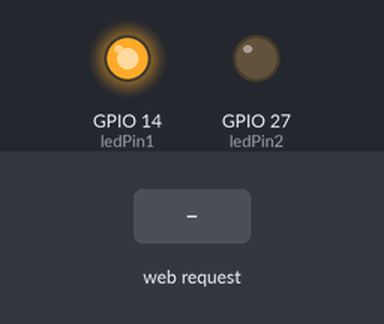
Recording of a sketch running on a simulated ESP32. On the bench: output pins drawn as LEDs (lit = HIGH). The test bench sets the inputs (shaded band). What the sketch prints to the serial monitor is not drawn.

Above: at 1.2 s.
1.3 s: HTTP request GET /desliga1 received
At 2.0 s:
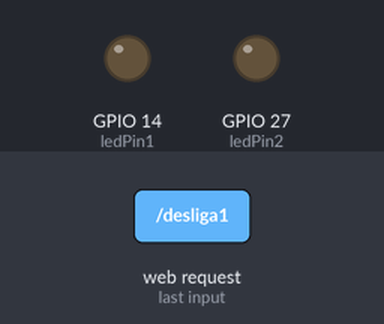
2.8 s: HTTP request GET /liga2 received
At 3.2 s:
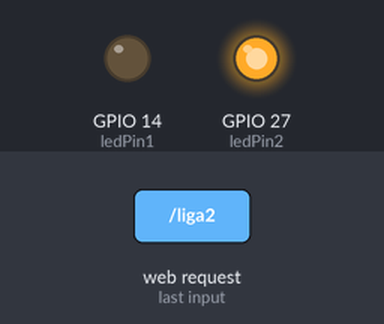
4.3 s: HTTP request GET /liga1 received
At 5.5 s:
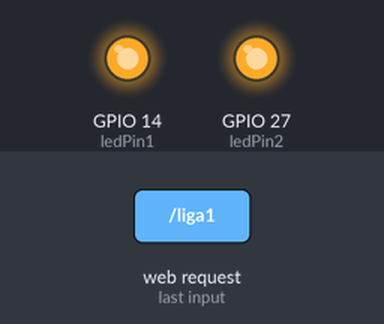
5.8 s: HTTP request GET /desliga2 received
At 6.7 s:
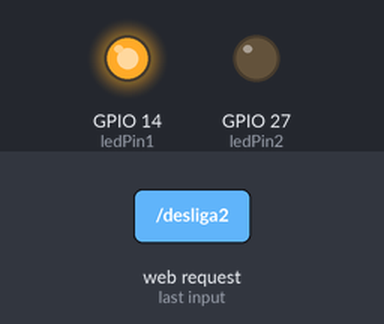
Timing chart, 0 to 8.3 s (numbered marks = the images above; inputs shaded):
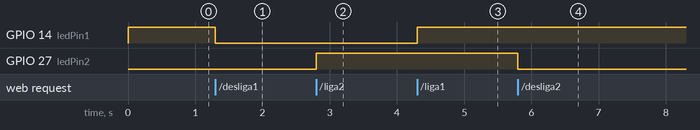

Measured:
- after the input at 1.3 s, GPIO 14 (ledPin1): HIGH → LOW at once
- after the input at 2.8 s, GPIO 27 (ledPin2): LOW → HIGH at once
- after the input at 4.3 s, GPIO 14 (ledPin1): LOW → HIGH at once
- after the input at 5.8 s, GPIO 27 (ledPin2): HIGH → LOW at once

The sketch:

IDE.Completo.ino
```cpp
#include <WiFi.h>
#include <WebServer.h>

//Nome e senha do ponto de acesso
const char* ssid = "IoT01-Senac-Breno";
const char* password = "12345678";

//Define o pino do LED
const int ledPin1 = 14;
const int ledPin2 = 27;


//Criar um servidor web na porta 80
WebServer server(80);

//Página HTML que vai ser exibida nesse servidor
String htmlPage = R"rawliteral(
<!DOCTYPE html>
<html lang="pt-BR">
<head>
    <meta charset="UTF-8">
    <meta name="viewport" content="width=device-width, initial-scale=1.0">
    <title>Controlando LED</title>
</head>
<style>
        body{
            margin: 0;
            padding: 20px;
            font-family: Arial, Helvetica, sans-serif;
            background-color: #60a5fa;
            color: #000000;
            text-align: center;
        }
        h1 {
            color: hsl(0, 0%, 0%);
        }

        #LED1 {
            color: #fffb00;
        }

        #LED2 {
            color: #33ff00;
        }

        p{
            color: #000000;
            margin-bottom: 30px;
        }
        button{
            color: #000000;
            background-color: #ffffff;
            border: none;
            padding: 14px 24px;
            margin: 8px;
            border-radius: 8px;
            font-size: 16px;
            width: 100%;
            max-width: 220px;
        }
</style>
<body>
    <h1>Turma de IoT01 - Senac L13</h1>
    <p>Voce esta conectado ao Servidor de <strong>Breno</strong></p>
    <br></br>
    <h2 id="LED1">LED Amarelo</h2>
    <button onclick="location.href='/liga1'">Liga ✅</button>
    <button onclick="location.href='/desliga1'">Desliga ⛔</button>
    <h2 id="LED2"> LED Verde </h2>
    <button onclick="location.href='/liga2'">Liga ✅</button>
    <button onclick="location.href='/desliga2'">Desliga ⛔</button>

</body>
</html>

)rawliteral";

void handleRoot(){
  server.send(200, "text/html", htmlPage);
}

//função para ligar o led
void handleLedOn1(){
  digitalWrite(ledPin1, HIGH);
  server.send(200, "text/html", htmlPage);
}

void handleLedOn2(){
  digitalWrite(ledPin2, HIGH);
  server.send(200, "text/html", htmlPage);
}

//função para desligar o led
void handleLedOff1(){
  digitalWrite(ledPin1, LOW);
  server.send(200, "text/html", htmlPage);
}

void handleLedOff2(){
  digitalWrite(ledPin2, LOW);
  server.send(200, "text/html", htmlPage);
}

void setup() {
  Serial.begin(115200);
  Serial.println("Configurando Access Point");

  //Inicia o Ponto de Acesso
  WiFi.softAP(ssid, password);

  //Exibir o IP do ESP32
  Serial.print("IP do ESP32:");
  Serial.println(WiFi.softAPIP());

  //Definir a rota em que a nossa página vai ser exibida (/)
  server.on("/", handleRoot);
  server.on("/liga1", handleLedOn1);
  server.on("/desliga1", handleLedOff1);


  server.on("/liga2", handleLedOn2);
  server.on("/desliga2", handleLedOff2);

  //iniciar o servidor
  server.begin();
  Serial.println("Servidor web iniciado!");

  //Definindo porta do led como output
  pinMode(ledPin1, OUTPUT);
   pinMode(ledPin2, OUTPUT);
  digitalWrite(ledPin1, HIGH);
}

void loop() {
  //configuração que mantem o servidor ativo
  server.handleClient();
}
```
